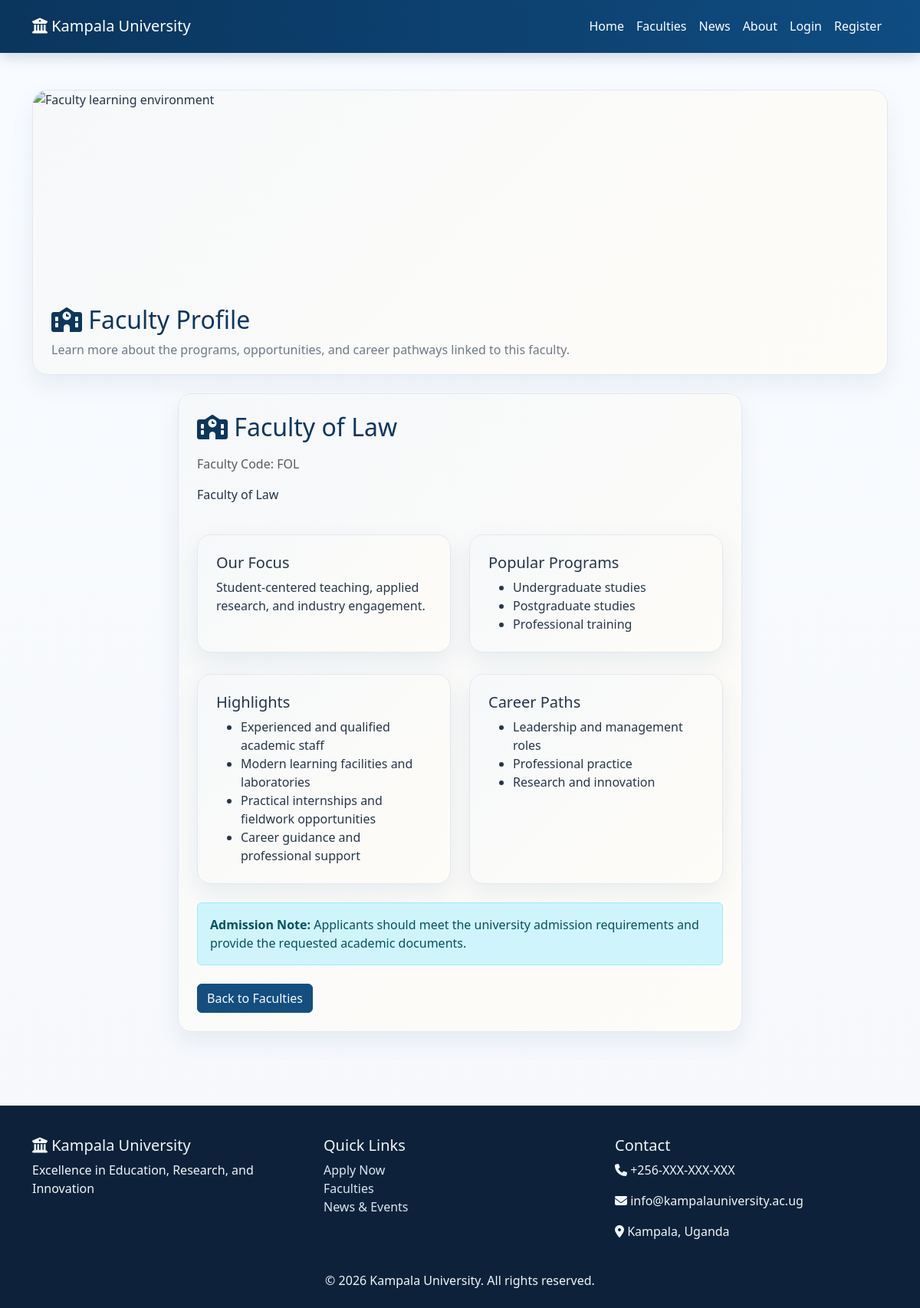
Page /pages/faculty_detail.php?id=4 on the committed database.
### tables this page shows
CREATE TABLE `faculties` (
  `id` int(11) NOT NULL,
  `name` varchar(200) NOT NULL,
  `code` varchar(20) NOT NULL,
  `description` text DEFAULT NULL,
  `dean_id` int(11) DEFAULT NULL,
  `created_at` timestamp NOT NULL DEFAULT current_timestamp()
);

### includes/faculty_profile.php (called while the page is built, shortened)
<?php
function getFacultyProfile($faculty) {
    $name = strtolower($faculty['name'] ?? '');
    $code = strtolower($faculty['code'] ?? '');
    $default = [
        'summary' => 'The faculty combines strong academic theory with practical training to prepare students for successful careers and lifelong learning.',
        'focus' => 'Student-centered teaching, applied research, and industry engagement.',
        'highlights' => [
            'Experienced and qualified academic staff',
            'Modern learning facilities and laboratories',
            'Practical internships and fieldwork opportunities',
            'Career guidance and professional support'
        ],
        'programs' => ['Undergraduate studies', 'Postgraduate studies', 'Professional training'],
        'careers' => ['Leadership and management roles', 'Professional practice', 'Research and innovation'],
        'admission' => 'Applicants should meet the university admission requirements and provide the requested academic documents.'
    ];
    return $default;
}

### pages/faculty_detail.php (the view, shortened to what this page needs)
<?php
require_once __DIR__ . '/../includes/faculty_profile.php';
$db = getDB();
$id = (int)($_GET['id'] ?? 0);
$faculty = null;
if ($db && $id) {
    $stmt = $db->prepare('SELECT * FROM faculties WHERE id = ?');
    $stmt->execute([$id]);
    $faculty = $stmt->fetch();
}
include __DIR__ . '/../includes/header.php';
?>
<div class="container py-5">
    <div class="page-hero">
        <img src="https://images.unsplash.com/photo-1524995997946-a1c2e315a42f?auto=format&fit=crop&w=1200&q=80" alt="Faculty learning environment">
        <div class="page-hero-body">
            <h2><i class="fas fa-school"></i> Faculty Profile</h2>
            <p>Learn more about the programs, opportunities, and career pathways linked to this faculty.</p>
        </div>
    </div>
    <div class="row justify-content-center">
        <div class="col-lg-8">
            <div class="content-card">
                <?php if ($faculty): ?>
                    <?php $profile = getFacultyProfile($faculty); ?>
                    <h2><i class="fas fa-school"></i> <?php echo htmlspecialchars($faculty['name']); ?></h2>
                    <p class="text-muted">Faculty Code: <?php echo htmlspecialchars($faculty['code']); ?></p>
                    <p><?php echo htmlspecialchars($faculty['description'] ?? $profile['summary']); ?></p>
                    <div class="row g-4 mt-3">
                        <div class="col-md-6">
                            <div class="feature-card h-100">
                                <h5>Our Focus</h5>
                                <p class="mb-0"><?php echo htmlspecialchars($profile['focus']); ?></p>
                            </div>
                        </div>
                        <div class="col-md-6">
                            <div class="feature-card h-100">
                                <h5>Popular Programs</h5>
                                <ul class="mb-0">
                                    <?php foreach ($profile['programs'] as $program): ?>
                                        <li><?php echo htmlspecialchars($program); ?></li>
                                    <?php endforeach; ?>
                                </ul>
                            </div>
                        </div>
                    </div>
                    <div class="row g-4 mt-1">
                        <div class="col-md-6">
                            <div class="feature-card h-100">
                                <h5>Highlights</h5>
                                <ul class="mb-0">
                                    <?php foreach ($profile['highlights'] as $highlight): ?>
                                        <li><?php echo htmlspecialchars($highlight); ?></li>
                                    <?php endforeach; ?>
                                </ul>
                            </div>
                        </div>
                        <div class="col-md-6">
                            <div class="feature-card h-100">
                                <h5>Career Paths</h5>
                                <ul class="mb-0">
                                    <?php foreach ($profile['careers'] as $career): ?>
                                        <li><?php echo htmlspecialchars($career); ?></li>
                                    <?php endforeach; ?>
                                </ul>
                            </div>
                        </div>
                    </div>
                    <div class="alert alert-info mt-4 mb-0">
                        <strong>Admission Note:</strong> <?php echo htmlspecialchars($profile['admission']); ?>
                    </div>
                    <a href="faculties.php" class="btn btn-primary mt-4">Back to Faculties</a>
                <?php else: ?>
                    <div class="alert alert-warning">The requested faculty could not be found.</div>
                    <a href="faculties.php" class="btn btn-primary">Back to Faculties</a>
                <?php endif; ?>
            </div>
        </div>
    </div>
</div>
<?php include __DIR__ . '/../includes/footer.php'; ?>

### assets/css/style.css (style rules this page uses)
:root { --primary-color: #0f4c81; --primary-dark: #0a355d; --accent-color: #f4b942; --accent-soft: #fff4cf; --text-color: #243447; --muted-color: #6c7a89; --bg-color: #f5f7fb; --border-color: #e3e8ef; }
* { box-sizing: border-box; }
html { scroll-behavior: smooth; }
body { font-family: 'Segoe UI', Tahoma, Geneva, Verdana, sans-serif; color: var(--text-color); background: linear-gradient(180deg, rgba(248, 251, 255, 0.95) 0%, rgba(245, 247, 251, 0.92) 100%), url('https://images.unsplash.com/photo-1522202176988-66273c2fd55f?auto=format&fit=crop&w=1800&q=80') center/cover fixed; min-height: 100vh; }
.btn-primary, .btn-accent { background-color: var(--primary-color); border-color: var(--primary-color); color: #fff; }
.feature-card, .content-card, .faculty-card { background: #fff; border: 1px solid var(--border-color); border-radius: 18px; box-shadow: 0 12px 30px rgba(15, 76, 129, 0.08); padding: 1.5rem; transition: transform 0.3s ease, box-shadow 0.3s ease; }
.page-hero { background: #fff; border: 1px solid var(--border-color); border-radius: 20px; overflow: hidden; box-shadow: 0 12px 30px rgba(15, 76, 129, 0.08); margin-bottom: 1.5rem; }
.page-hero img { width: 100%; height: 260px; object-fit: cover; display: block; }
.page-hero-body { padding: 1.25rem 1.5rem; }
.page-hero-body h2 { color: var(--primary-dark); margin-bottom: 0.5rem; }
.page-hero-body p { color: var(--muted-color); margin-bottom: 0; }
.content-card h2 { margin-bottom: 1rem; color: var(--primary-dark); }
.content-card, .feature-card, .faculty-card, .page-hero { position: relative; overflow: hidden; }
.content-card::before, .feature-card::before, .faculty-card::before, .page-hero::before { content: ''; position: absolute; inset: 0; background: linear-gradient(135deg, rgba(15, 76, 129, 0.04), rgba(244, 185, 66, 0.04)); pointer-events: none; }

### rows in the picture
faculties: name "Faculty of Law", code "FOL", description "Faculty of Law"

### other values in the picture
$profile['focus'] "Student-centered teaching, applied research, and industry engagement."
$program "Undergraduate studies"
$program "Postgraduate studies"
$program "Professional training"
$highlight "Experienced and qualified academic staff"
$highlight "Modern learning facilities and laboratories"
$highlight "Practical internships and fieldwork opportunities"
$highlight "Career guidance and professional support"
$career "Leadership and management roles"
$career "Professional practice"
$career "Research and innovation"
$profile['admission'] "Applicants should meet the university admission requirements and provide the requested academic documents."
